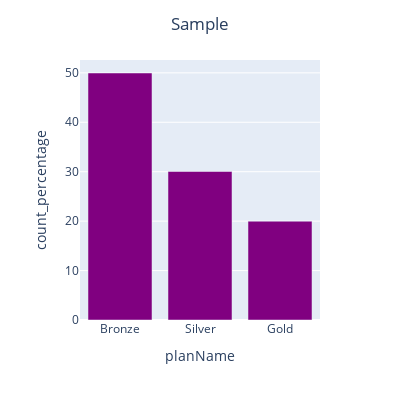

This figure's notebook cell:
### Code cell
count_percentage_plot_by_column('planName','Sample','purple')

### Figure 1 — Plotly figure (JSON) as saved in the notebook; plotly's stock layout.template omitted (floating-point values rounded to 4 significant figures)
{"data": [{"alignmentgroup": "True", "hovertemplate": "planName=%{x}<br>count_percentage=%{y}<extra></extra>", "legendgroup": "", "marker": {"color": "purple", "pattern": {"shape": ""}}, "name": "", "offsetgroup": "", "orientation": "v", "showlegend": false, "textposition": "auto", "type": "bar", "x": ["Bronze", "Silver", "Gold"], "xaxis": "x", "y": [49.97, 30.04, 19.99], "yaxis": "y"}], "layout": {"autosize": false, "barmode": "relative", "height": 400, "legend": {"tracegroupgap": 0}, "margin": {"t": 60}, "title": {"text": "Sample", "x": 0.5}, "width": 400, "xaxis": {"anchor": "y", "domain": [0, 1], "title": {"text": "planName"}}, "yaxis": {"anchor": "x", "domain": [0, 1], "title": {"text": "count_percentage"}}}}
